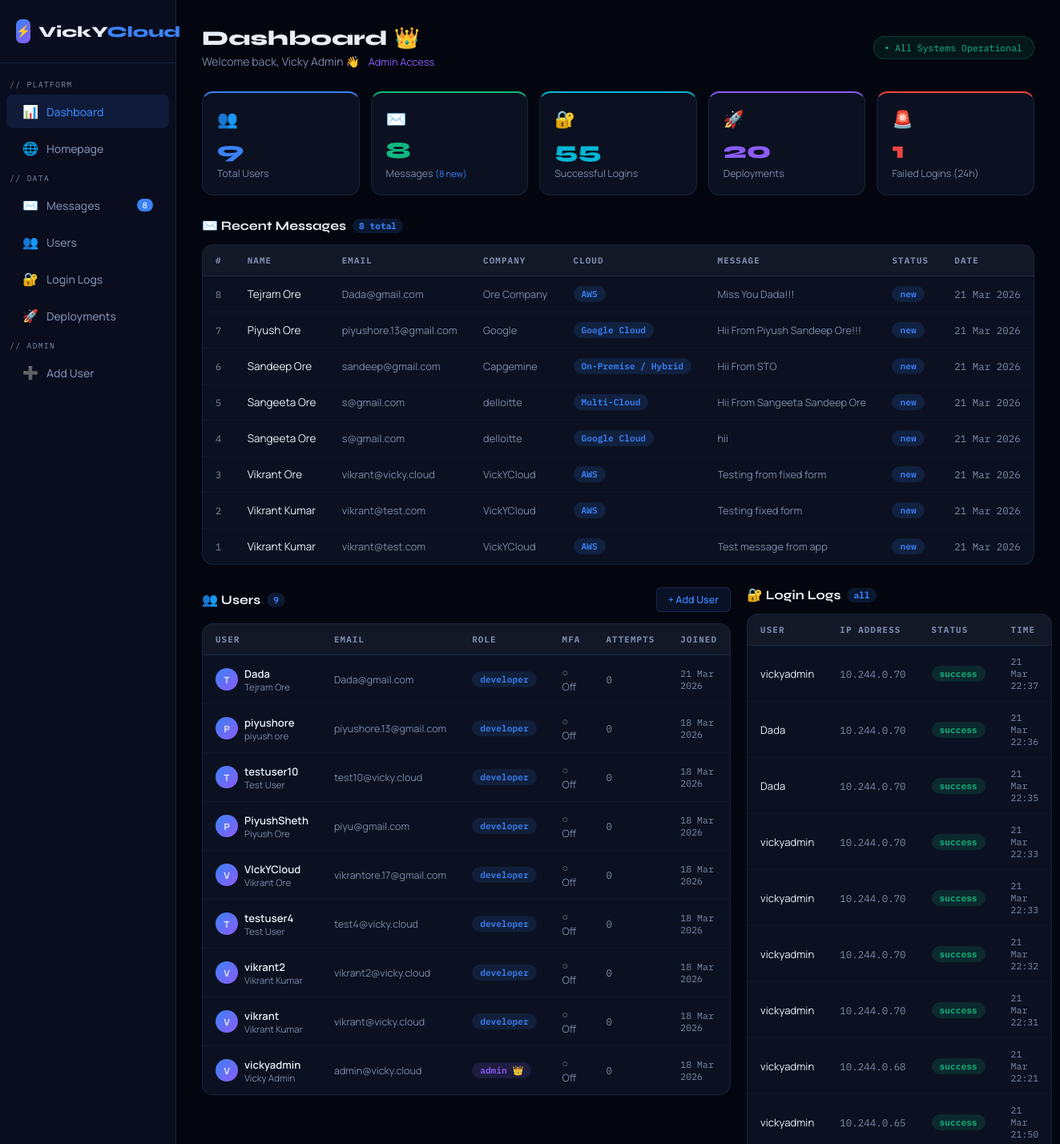
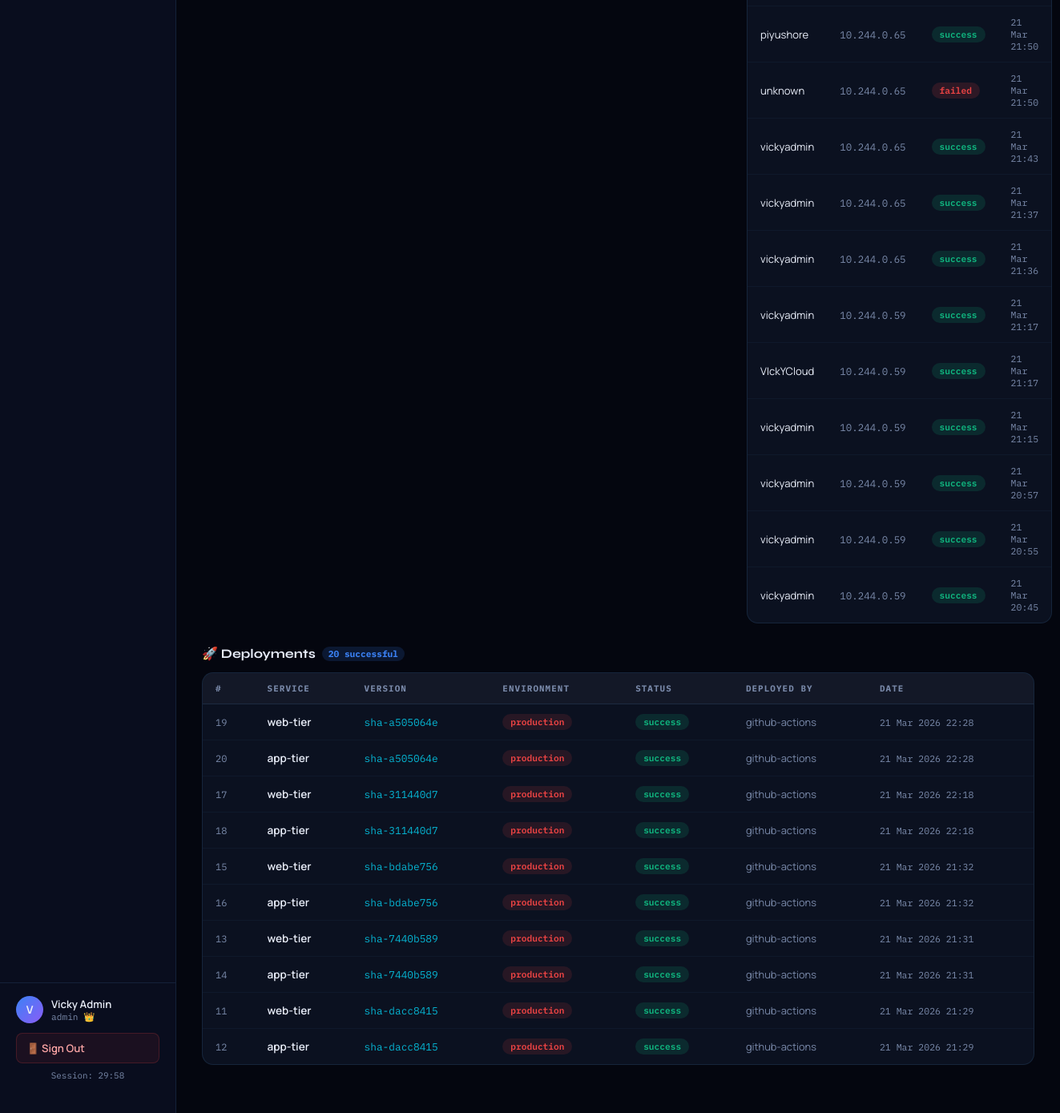
The app's page /app-tier/dashboard.php (signed in) with its own data (2 pictures, top to bottom).
### tables this page shows
CREATE TABLE `messages` (
  `id` int NOT NULL AUTO_INCREMENT,
  `user_id` int DEFAULT NULL,
  `first_name` varchar(100) NOT NULL,
  `last_name` varchar(100) NOT NULL,
  `email` varchar(255) NOT NULL,
  `company` varchar(150) DEFAULT NULL,
  `cloud` enum('AWS','Google Cloud','Azure','Multi-Cloud','On-Premise / Hybrid','') DEFAULT '',
  `message` text NOT NULL,
  `status` enum('new','read','replied') DEFAULT 'new',
  `created_at` timestamp NULL DEFAULT CURRENT_TIMESTAMP,
  PRIMARY KEY (`id`),
  KEY `fk_messages_user` (`user_id`),
  KEY `idx_messages_email` (`email`),
  KEY `idx_messages_status` (`status`),
  KEY `idx_messages_created` (`created_at`),
  CONSTRAINT `fk_messages_user` FOREIGN KEY (`user_id`) REFERENCES `users` (`id`) ON DELETE SET NULL
);

CREATE TABLE `users` (
  `id` int NOT NULL AUTO_INCREMENT,
  `username` varchar(80) DEFAULT NULL,
  `first_name` varchar(100) NOT NULL,
  `last_name` varchar(100) NOT NULL,
  `email` varchar(255) NOT NULL,
  `password_hash` varchar(255) NOT NULL,
  `company` varchar(150) DEFAULT NULL,
  `role` enum('admin','developer','viewer') DEFAULT 'developer',
  `mfa_enabled` tinyint(1) DEFAULT '0',
  `mfa_secret` varchar(64) DEFAULT NULL,
  `remember_token` varchar(64) DEFAULT NULL,
  `login_attempts` tinyint DEFAULT '0',
  `locked_until` datetime DEFAULT NULL,
  `last_login` datetime DEFAULT NULL,
  `created_at` timestamp NULL DEFAULT CURRENT_TIMESTAMP,
  `updated_at` timestamp NULL DEFAULT CURRENT_TIMESTAMP ON UPDATE CURRENT_TIMESTAMP,
  PRIMARY KEY (`id`),
  UNIQUE KEY `email` (`email`),
  UNIQUE KEY `username` (`username`),
  KEY `idx_users_email` (`email`),
  KEY `idx_users_username` (`username`)
);

CREATE TABLE `deployments` (
  `id` int NOT NULL AUTO_INCREMENT,
  `service_name` varchar(150) NOT NULL,
  `version` varchar(50) NOT NULL,
  `environment` enum('dev','staging','production') NOT NULL,
  `status` enum('pending','running','success','failed') DEFAULT 'pending',
  `deployed_by` varchar(100) DEFAULT NULL,
  `deployed_at` timestamp NULL DEFAULT CURRENT_TIMESTAMP,
  PRIMARY KEY (`id`),
  KEY `idx_deployments_env` (`environment`),
  KEY `idx_deployments_status` (`status`)
);

### app-tier/dashboard.php (the view, shortened to what this page needs)
<?php
$host = getenv('DB_HOST') ?: 'mysql-service';
$user = getenv('DB_USER') ?: 'vickyuser';
$pass = getenv('DB_PASS') ?: 'password123';
$db   = getenv('DB_NAME') ?: 'devopsdb';
$conn = new mysqli($host, $user, $pass, $db);
$current_user_name = $_SESSION['user_name']  ?? 'User';
$current_role      = $_SESSION['user_role']  ?? 'developer';
$is_admin          = ($current_role === 'admin');
$total_users    = $conn->query("SELECT COUNT(*) c FROM users")->fetch_assoc()['c'];
$total_messages = $conn->query("SELECT COUNT(*) c FROM messages")->fetch_assoc()['c'];
$new_messages   = $conn->query("SELECT COUNT(*) c FROM messages WHERE status='new'")->fetch_assoc()['c'];
$total_logins   = $conn->query("SELECT COUNT(*) c FROM login_logs WHERE status='success'")->fetch_assoc()['c'];
$total_deploys  = $conn->query("SELECT COUNT(*) c FROM deployments WHERE status='success'")->fetch_assoc()['c'];
$failed_logins  = $conn->query("SELECT COUNT(*) c FROM login_logs WHERE status='failed' AND created_at > DATE_SUB(NOW(), INTERVAL 24 HOUR)")->fetch_assoc()['c'];
$messages = $conn->query(
    "SELECT id, first_name, last_name, email, company, cloud, message, status, created_at
     FROM messages ORDER BY created_at DESC LIMIT 10"
);
$users = null;
if ($is_admin) {
    $users = $conn->query(
        "SELECT id, username, first_name, last_name, email, role,
                mfa_enabled, login_attempts, last_login, created_at
         FROM users ORDER BY created_at DESC"
    );
}
if ($is_admin) {
    $logs = $conn->query(
        "SELECT l.id, u.username, u.email, l.ip_address, l.status, l.created_at
         FROM login_logs l
         LEFT JOIN users u ON l.user_id = u.id
         ORDER BY l.created_at DESC LIMIT 20"
    );
}
$deployments = $conn->query(
    "SELECT id, service_name, version, environment, status, deployed_by, deployed_at
     FROM deployments ORDER BY deployed_at DESC LIMIT 10"
);
?>
<!DOCTYPE html>
<html lang="en">
<head>
</head>
<body>
<aside class="sidebar">
  <div class="sidebar-brand">
    <div class="brand-icon">⚡</div>
    <div class="brand-text">VickY<span>Cloud</span></div>
  </div>
  <div class="nav-section">// Platform</div>
  <a class="nav-item active" href="dashboard.php"><span class="nav-icon">📊</span> Dashboard</a>
  <a class="nav-item" href="index.html"><span class="nav-icon">🌐</span> Homepage</a>
  <div class="nav-section">// Data</div>
  <a class="nav-item" href="#messages"><span class="nav-icon">✉️</span> Messages
    <?php if($new_messages > 0): ?><span class="nav-badge"><?= $new_messages ?></span><?php endif; ?>
  </a>
  <a class="nav-item admin-only-nav" href="#users"><span class="nav-icon">👥</span> Users</a>
  <a class="nav-item" href="#logs"><span class="nav-icon">🔐</span> Login Logs</a>
  <a class="nav-item" href="#deployments"><span class="nav-icon">🚀</span> Deployments</a>
  <?php if ($is_admin): ?>
  <div class="nav-section">// Admin</div>
  <a class="nav-item" href="register.html"><span class="nav-icon">➕</span> Add User</a>
  <?php endif; ?>
  <div class="sidebar-footer">
    <div class="user-info">
      <div class="user-avatar"><?= strtoupper(substr($current_user_name, 0, 1)) ?></div>
      <div>
        <div class="user-name"><?= htmlspecialchars($current_user_name) ?></div>
        <div class="user-role"><?= htmlspecialchars($current_role) ?><?= $is_admin ? ' 👑' : '' ?></div>
      </div>
    </div>
    <a href="logout.php" class="logout-btn">🚪 Sign Out</a>
    <div class="session-timer" id="session-timer">Session: 30:00</div>
  </div>
</aside>
<main class="main">
  <div class="page-header">
    <div>
      <div class="page-title">Dashboard <?= $is_admin ? '👑' : '' ?></div>
      <div class="page-subtitle">Welcome back, <?= htmlspecialchars($current_user_name) ?> 👋
        <?= $is_admin ? '<span style="color:var(--accent3);font-size:0.8rem;margin-left:8px">Admin Access</span>' : '' ?>
      </div>
    </div>
    <div class="live-badge">All Systems Operational</div>
  </div>
  <div class="stats-grid">
    <div class="stat-card"><div class="stat-icon">👥</div><div class="stat-val"><?= $total_users ?></div><div class="stat-lbl">Total Users</div></div>
    <div class="stat-card"><div class="stat-icon">✉️</div><div class="stat-val"><?= $total_messages ?></div><div class="stat-lbl">Messages <?php if($new_messages>0):?><span style="color:var(--accent);font-size:0.7rem">(<?=$new_messages?> new)</span><?php endif;?></div></div>
    <div class="stat-card"><div class="stat-icon">🔐</div><div class="stat-val"><?= $total_logins ?></div><div class="stat-lbl">Successful Logins</div></div>
    <div class="stat-card"><div class="stat-icon">🚀</div><div class="stat-val"><?= $total_deploys ?></div><div class="stat-lbl">Deployments</div></div>
    <div class="stat-card"><div class="stat-icon">🚨</div><div class="stat-val"><?= $failed_logins ?></div><div class="stat-lbl">Failed Logins (24h)</div></div>
  </div>
  <div class="section" id="messages">
    <div class="section-header">
      <div class="section-title">✉️ Recent Messages <span class="section-count"><?= $total_messages ?> total</span></div>
    </div>
    <div class="table-wrap">
      <table>
        <thead><tr><th>#</th><th>Name</th><th>Email</th><th>Company</th><th>Cloud</th><th>Message</th><th>Status</th><th>Date</th></tr></thead>
        <tbody>
          <?php if ($messages->num_rows === 0): ?>
            <tr class="empty-row"><td colspan="8">No messages yet — submit the contact form to see data here</td></tr>
          <?php else: while ($row = $messages->fetch_assoc()): ?>
          <tr>
            <td style="color:var(--muted);font-family:'IBM Plex Mono',monospace;font-size:0.75rem"><?= $row['id'] ?></td>
            <td><?= htmlspecialchars($row['first_name'].' '.$row['last_name']) ?></td>
            <td style="color:var(--muted);font-size:0.8rem"><?= htmlspecialchars($row['email']) ?></td>
            <td style="color:var(--muted);font-size:0.8rem"><?= htmlspecialchars($row['company']??'—') ?></td>
            <td><?php if($row['cloud']):?><span class="badge badge-new"><?= htmlspecialchars($row['cloud']) ?></span><?php else:?>—<?php endif;?></td>
            <td><div class="msg-preview" title="<?= htmlspecialchars($row['message']) ?>"><?= htmlspecialchars($row['message']) ?></div></td>
            <td><span class="badge badge-<?= $row['status'] ?>"><?= $row['status'] ?></span></td>
            <td style="color:var(--muted);font-size:0.78rem;font-family:'IBM Plex Mono',monospace"><?= date('d M Y', strtotime($row['created_at'])) ?></td>
          </tr>
          <?php endwhile; endif; ?>
        </tbody>
      </table>
    </div>
  </div>
  <div class="two-col">
    <div class="section admin-only-section" id="users">
      <div class="section-header">
        <div class="section-title">👥 Users <span class="section-count"><?= $total_users ?></span></div>
        <?php if ($is_admin): ?><a href="register.html" class="action-btn">+ Add User</a><?php endif; ?>
      </div>
      <div class="table-wrap">
        <table>
          <thead><tr><th>User</th><th>Email</th><th>Role</th><th>MFA</th><th>Attempts</th><th>Joined</th></tr></thead>
          <tbody>
            <?php if (!$is_admin): ?>
              <tr class="empty-row"><td colspan="6">🔒 Admin access required</td></tr>
            <?php elseif ($users->num_rows === 0): ?>
              <tr class="empty-row"><td colspan="6">No users found</td></tr>
            <?php else: while ($row = $users->fetch_assoc()): ?>
            <tr>
              <td>
                <div style="display:flex;align-items:center;gap:8px">
                  <div style="width:28px;height:28px;background:linear-gradient(135deg,var(--accent),var(--accent3));border-radius:50%;display:grid;place-items:center;font-size:0.7rem;font-weight:700;flex-shrink:0"><?= strtoupper(substr($row['first_name'],0,1)) ?></div>
                  <div>
                    <div style="font-size:0.82rem;font-weight:600"><?= htmlspecialchars($row['username']) ?></div>
                    <div style="font-size:0.72rem;color:var(--muted)"><?= htmlspecialchars($row['first_name'].' '.$row['last_name']) ?></div>
                  </div>
                </div>
              </td>
              <td style="color:var(--muted);font-size:0.78rem"><?= htmlspecialchars($row['email']) ?></td>
              <td><span class="badge badge-<?= $row['role'] ?>"><?= $row['role'] ?><?= $row['role']==='admin'?' 👑':'' ?></span></td>
              <td style="font-size:0.8rem;color:<?= $row['mfa_enabled']?'var(--green)':'var(--muted)' ?>"><?= $row['mfa_enabled']?'🔐 On':'○ Off' ?></td>
              <td style="font-family:'IBM Plex Mono',monospace;font-size:0.78rem;color:<?= $row['login_attempts']>3?'var(--red)':'var(--muted)' ?>"><?= $row['login_attempts'] ?><?= $row['login_attempts']>3?' ⚠️':'' ?></td>
              <td style="color:var(--muted);font-size:0.72rem;font-family:'IBM Plex Mono',monospace"><?= date('d M Y', strtotime($row['created_at'])) ?></td>
            </tr>
            <?php endwhile; endif; ?>
          </tbody>
        </table>
      </div>
    </div>
    <div class="section" id="logs">
      <div class="section-header">
        <div class="section-title">🔐 Login Logs <span class="section-count"><?= $is_admin?'all':'yours' ?></span></div>
      </div>
      <div class="table-wrap">
        <table>
          <thead><tr><th>User</th><th>IP Address</th><th>Status</th><th>Time</th></tr></thead>
          <tbody>
            <?php if ($logs->num_rows === 0): ?>
              <tr class="empty-row"><td colspan="4">No login activity yet</td></tr>
            <?php else: while ($row = $logs->fetch_assoc()): ?>
            <tr>
              <td style="font-size:0.82rem"><?= htmlspecialchars($row['username']??'unknown') ?></td>
              <td style="font-family:'IBM Plex Mono',monospace;font-size:0.78rem;color:var(--muted)"><?= htmlspecialchars($row['ip_address']) ?></td>
              <td><span class="badge badge-<?= $row['status'] ?>"><?= $row['status'] ?></span></td>
              <td style="color:var(--muted);font-size:0.72rem;font-family:'IBM Plex Mono',monospace"><?= date('d M H:i', strtotime($row['created_at'])) ?></td>
            </tr>
            <?php endwhile; endif; ?>
          </tbody>
        </table>
      </div>
    </div>
  </div>
  <div class="section" id="deployments">
    <div class="section-header">
      <div class="section-title">🚀 Deployments <span class="section-count"><?= $total_deploys ?> successful</span></div>
    </div>
    <div class="table-wrap">
      <table>
        <thead><tr><th>#</th><th>Service</th><th>Version</th><th>Environment</th><th>Status</th><th>Deployed By</th><th>Date</th></tr></thead>
        <tbody>
          <?php if ($deployments->num_rows === 0): ?>
            <tr class="empty-row"><td colspan="7">No deployments yet — GitHub Actions will populate this automatically</td></tr>
          <?php else: while ($row = $deployments->fetch_assoc()): ?>
          <tr>
            <td style="color:var(--muted);font-family:'IBM Plex Mono',monospace;font-size:0.75rem"><?= $row['id'] ?></td>
            <td style="font-weight:600"><?= htmlspecialchars($row['service_name']) ?></td>
            <td style="font-family:'IBM Plex Mono',monospace;font-size:0.8rem;color:var(--accent2)"><?= htmlspecialchars($row['version']) ?></td>
            <td><span class="badge badge-<?= $row['environment'] ?>"><?= $row['environment'] ?></span></td>
            <td><span class="badge badge-<?= $row['status'] ?>"><?= $row['status'] ?></span></td>
            <td style="color:var(--muted);font-size:0.8rem"><?= htmlspecialchars($row['deployed_by']??'—') ?></td>
            <td style="color:var(--muted);font-size:0.72rem;font-family:'IBM Plex Mono',monospace"><?= date('d M Y H:i', strtotime($row['deployed_at'])) ?></td>
          </tr>
          <?php endwhile; endif; ?>
        </tbody>
      </table>
    </div>
  </div>
</main>
</body>
</html>

### records on screen
messages: id "8", first_name+last_name "Tejram Ore", email "Dada@gmail.com", company "Ore Company", cloud "AWS", message "Miss You Dada!!!", status "new", created_at "21 Mar 2026"
messages: id "7", first_name+last_name "Piyush Ore", email "piyushore.13@gmail.com", company "Google", cloud "Google Cloud", message "Hii From Piyush Sandeep Ore!!!", status "new", created_at "21 Mar 2026"
messages: id "6", first_name+last_name "Sandeep Ore", email "sandeep@gmail.com", company "Capgemine", cloud "On-Premise / Hybrid", message "Hii From STO", status "new", created_at "21 Mar 2026"
messages: id "5", first_name+last_name "Sangeeta Ore", email "s@gmail.com", company "delloitte", cloud "Multi-Cloud", message "Hii From Sangeeta Sandeep Ore", status "new", created_at "21 Mar 2026"
messages: id "4", first_name+last_name "Sangeeta Ore", email "s@gmail.com", company "delloitte", cloud "Google Cloud", message "hii", status "new", created_at "21 Mar 2026"
messages: id "3", first_name+last_name "Vikrant Ore", email "vikrant@vicky.cloud", company "VickYCloud", cloud "AWS", message "Testing from fixed form", status "new", created_at "21 Mar 2026"
messages: id "2", first_name+last_name "Vikrant Kumar", email "vikrant@test.com", company "VickYCloud", cloud "AWS", message "Testing fixed form", status "new", created_at "21 Mar 2026"
messages: id "1", first_name+last_name "Vikrant Kumar", email "vikrant@test.com", company "VickYCloud", cloud "AWS", message "Test message from app", status "new", created_at "21 Mar 2026"
users: first_name "T", username "Dada", first_name+last_name "Tejram Ore", email "Dada@gmail.com", role "developer", mfa_enabled "○ Off", login_attempts "0", created_at "21 Mar 2026"
users: first_name "P", username "piyushore", first_name+last_name "piyush ore", email "piyushore.13@gmail.com", role "developer", mfa_enabled "○ Off", login_attempts "0", created_at "18 Mar 2026"
users: first_name "T", username "testuser10", first_name+last_name "Test User", email "test10@vicky.cloud", role "developer", mfa_enabled "○ Off", login_attempts "0", created_at "18 Mar 2026"
users: first_name "P", username "PiyushSheth", first_name+last_name "Piyush Ore", email "piyu@gmail.com", role "developer", mfa_enabled "○ Off", login_attempts "0", created_at "18 Mar 2026"
users: first_name "V", username "VIckYCloud", first_name+last_name "Vikrant Ore", email "vikrantore.17@gmail.com", role "developer", mfa_enabled "○ Off", login_attempts "0", created_at "18 Mar 2026"
users: first_name "T", username "testuser4", first_name+last_name "Test User", email "test4@vicky.cloud", role "developer", mfa_enabled "○ Off", login_attempts "0", created_at "18 Mar 2026"
users: first_name "V", username "vikrant2", first_name+last_name "Vikrant Kumar", email "vikrant2@vicky.cloud", role "developer", mfa_enabled "○ Off", login_attempts "0", created_at "18 Mar 2026"
users: first_name "V", username "vikrant", first_name+last_name "Vikrant Kumar", email "vikrant@vicky.cloud", role "developer", mfa_enabled "○ Off", login_attempts "0", created_at "18 Mar 2026"
users: first_name "V", username "vickyadmin", first_name+last_name "Vicky Admin", email "admin@vicky.cloud", role "admin", mfa_enabled "○ Off", login_attempts "0", created_at "18 Mar 2026"
deployments: id "19", service_name "web-tier", version "sha-a505064e", environment "production", status "success", deployed_by "github-actions", deployed_at "21 Mar 2026 22:28"
deployments: id "20", service_name "app-tier", version "sha-a505064e", environment "production", status "success", deployed_by "github-actions", deployed_at "21 Mar 2026 22:28"
deployments: id "17", service_name "web-tier", version "sha-311440d7", environment "production", status "success", deployed_by "github-actions", deployed_at "21 Mar 2026 22:18"
deployments: id "18", service_name "app-tier", version "sha-311440d7", environment "production", status "success", deployed_by "github-actions", deployed_at "21 Mar 2026 22:18"
deployments: id "15", service_name "web-tier", version "sha-bdabe756", environment "production", status "success", deployed_by "github-actions", deployed_at "21 Mar 2026 21:32"
deployments: id "16", service_name "app-tier", version "sha-bdabe756", environment "production", status "success", deployed_by "github-actions", deployed_at "21 Mar 2026 21:32"
deployments: id "13", service_name "web-tier", version "sha-7440b589", environment "production", status "success", deployed_by "github-actions", deployed_at "21 Mar 2026 21:31"
deployments: id "14", service_name "app-tier", version "sha-7440b589", environment "production", status "success", deployed_by "github-actions", deployed_at "21 Mar 2026 21:31"
deployments: id "11", service_name "web-tier", version "sha-dacc8415", environment "production", status "success", deployed_by "github-actions", deployed_at "21 Mar 2026 21:29"
deployments: id "12", service_name "app-tier", version "sha-dacc8415", environment "production", status "success", deployed_by "github-actions", deployed_at "21 Mar 2026 21:29"

### other values on screen
$new_messages "8"
substr($current_user_name, 0, 1) "V"
$current_user_name "Vicky Admin"
$current_role "admin"
$total_users "9"
$total_messages "8"
$total_logins "55"
$total_deploys "20"
$failed_logins "1"
$row['username'] "vickyadmin"
$row['ip_address'] "10.244.0.70"
$row['status'] "success"
date('d M H:i', strtotime($row['created_at'])) "21 Mar 22:37"
$row['username'] "Dada"
date('d M H:i', strtotime($row['created_at'])) "21 Mar 22:36"
